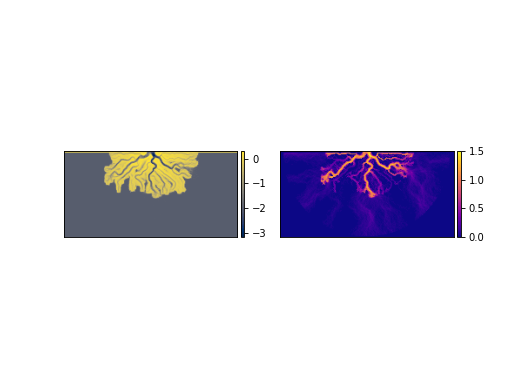

The Python source for this figure:
import matplotlib.pyplot as plt
from sandplover.plan import Planform
from sandplover.sample_data.sample_data import golf
#
golfcube = golf()
planform = Planform(golfcube, idx=70)
fig, ax = plt.subplots(1, 2)
_ = planform.show("eta", ax=ax[0])
_ = planform.show("velocity", ax=ax[1])
